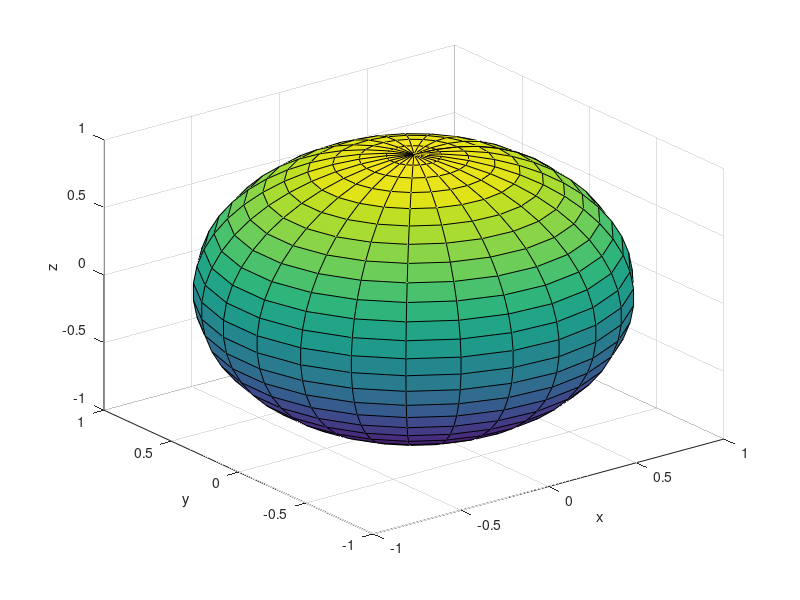

The MATLAB script that drew this image:
clear all
clc

[x,y,z] = sphere(25)%  hold on
%  surf(x*2,y*2,z*2); %scaled
surf(x,y,z)
xlabel('x')
ylabel('y')
zlabel('z')
